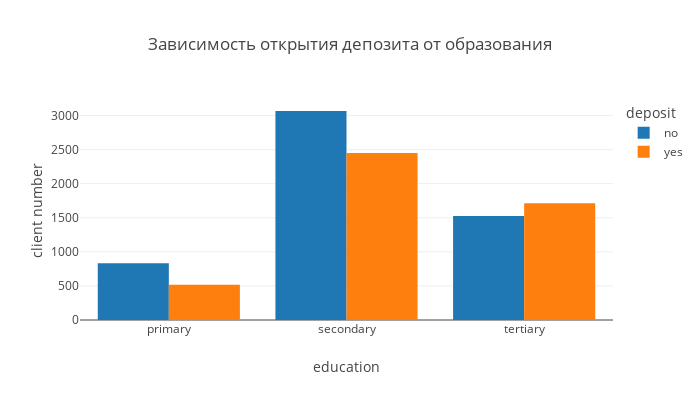

Notebook code for this chart:
### Code cell
# постройте визуализации для открывших и неоткрывших депозит в зависимости от образования
filtered_data = cleaned_df.groupby(['education', 'deposit'], as_index=False)[['balance']].count()
filtered_data = filtered_data.rename(columns={"balance": "client number"})

barchart = px.bar(
    data_frame=filtered_data,
    x="education",
    y="client number",
    color="deposit",
    orientation="v",
    barmode='group',
    title='Зависимость открытия депозита от образования',
    width=700,
    height=400,
    template='none'
)

barchart.show()

### Figure 1 — Plotly figure (JSON) as saved in the notebook; plotly's stock layout.template omitted (floating-point values rounded to 4 significant figures)
{"data": [{"alignmentgroup": "True", "hovertemplate": "deposit=no<br>education=%{x}<br>client number=%{y}<extra></extra>", "legendgroup": "no", "marker": {"color": "#1F77B4", "pattern": {"shape": ""}}, "name": "no", "offsetgroup": "no", "orientation": "v", "showlegend": true, "textposition": "auto", "type": "bar", "x": ["primary", "secondary", "tertiary"], "xaxis": "x", "y": [832, 3066, 1526], "yaxis": "y"}, {"alignmentgroup": "True", "hovertemplate": "deposit=yes<br>education=%{x}<br>client number=%{y}<extra></extra>", "legendgroup": "yes", "marker": {"color": "#FF7F0E", "pattern": {"shape": ""}}, "name": "yes", "offsetgroup": "yes", "orientation": "v", "showlegend": true, "textposition": "auto", "type": "bar", "x": ["primary", "secondary", "tertiary"], "xaxis": "x", "y": [517, 2451, 1713], "yaxis": "y"}], "layout": {"barmode": "group", "height": 400, "legend": {"title": {"text": "deposit"}, "tracegroupgap": 0}, "title": {"text": "Зависимость открытия депозита от образования"}, "width": 700, "xaxis": {"anchor": "y", "domain": [0, 1], "title": {"text": "education"}}, "yaxis": {"anchor": "x", "domain": [0, 1], "title": {"text": "client number"}}}}
